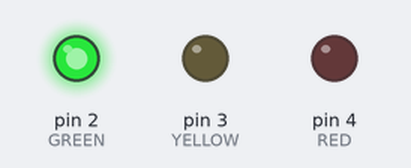
The sketch below on a simulated Arduino Uno, built with avr-gcc and run on an emulated ATmega328P. On the bench: output pins drawn as LEDs (lit = HIGH).

Above: at 1.0 s.
At 2.5 s:
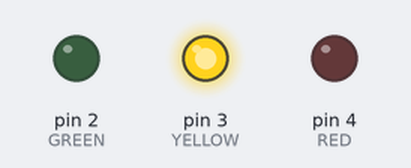
At 4.0 s:
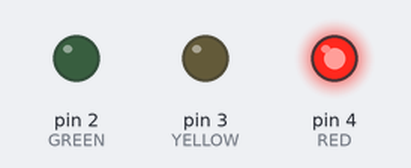
Timing chart, 0 to 6.5 s (numbered marks = the images above):
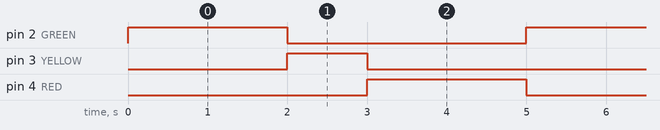

Measured:
- by itself, pin 2 (GREEN), pin 4 (RED): alternates HIGH for 2.0 s and LOW for 3.0 s
- by itself, pin 3 (YELLOW): alternates HIGH for 1.0 s and LOW for 4.0 s
- by itself, everything shown: repeats every 5.0 s, in 4 steps

The sketch:

code.ino
```cpp
// Traffic light: green on pin 2, yellow on pin 3, red on pin 4

const int GREEN = 2;
const int YELLOW = 3;
const int RED = 4;

void setup() {
  pinMode(GREEN, OUTPUT);
  pinMode(YELLOW, OUTPUT);
  pinMode(RED, OUTPUT);
}

void loop() {
  digitalWrite(GREEN, HIGH);   // green for 5 s
  delay(2000);
  digitalWrite(GREEN, LOW);

  digitalWrite(YELLOW, HIGH);  // yellow for 2 s
  delay(1000);
  digitalWrite(YELLOW, LOW);

  digitalWrite(RED, HIGH);     // red for 5 s
  delay(2000);
  digitalWrite(RED, LOW);
}
```
